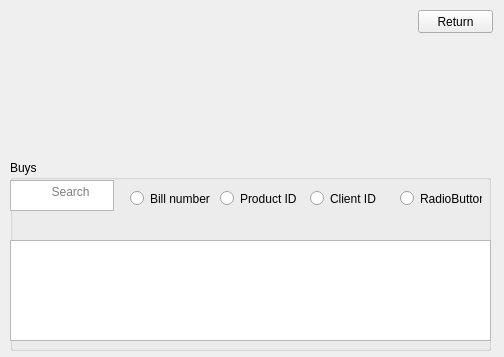
<?xml version="1.0" encoding="UTF-8"?>
<ui version="4.0">
 <class>Buys</class>
 <widget class="QWidget" name="Buys">
  <property name="geometry">
   <rect>
    <x>0</x>
    <y>0</y>
    <width>504</width>
    <height>357</height>
   </rect>
  </property>
  <property name="windowTitle">
   <string>Form</string>
  </property>
  <widget class="QGroupBox" name="BuysGB">
   <property name="geometry">
    <rect>
     <x>10</x>
     <y>160</y>
     <width>481</width>
     <height>191</height>
    </rect>
   </property>
   <property name="title">
    <string>Buys</string>
   </property>
   <widget class="QTableView" name="tableView">
    <property name="geometry">
     <rect>
      <x>0</x>
      <y>80</y>
      <width>481</width>
      <height>101</height>
     </rect>
    </property>
   </widget>
   <widget class="QPlainTextEdit" name="BuysSearch">
    <property name="geometry">
     <rect>
      <x>0</x>
      <y>20</y>
      <width>104</width>
      <height>31</height>
     </rect>
    </property>
    <property name="placeholderText">
     <string>           Search</string>
    </property>
   </widget>
   <widget class="QRadioButton" name="radioButton">
    <property name="geometry">
     <rect>
      <x>120</x>
      <y>30</y>
      <width>82</width>
      <height>17</height>
     </rect>
    </property>
    <property name="text">
     <string>Bill number</string>
    </property>
   </widget>
   <widget class="QRadioButton" name="radioButton_2">
    <property name="geometry">
     <rect>
      <x>210</x>
      <y>30</y>
      <width>82</width>
      <height>17</height>
     </rect>
    </property>
    <property name="text">
     <string>Product ID</string>
    </property>
   </widget>
   <widget class="QRadioButton" name="radioButton_3">
    <property name="geometry">
     <rect>
      <x>300</x>
      <y>30</y>
      <width>82</width>
      <height>17</height>
     </rect>
    </property>
    <property name="text">
     <string>Client ID</string>
    </property>
   </widget>
   <widget class="QRadioButton" name="radioButton_4">
    <property name="geometry">
     <rect>
      <x>390</x>
      <y>30</y>
      <width>82</width>
      <height>17</height>
     </rect>
    </property>
    <property name="text">
     <string>RadioButton</string>
    </property>
   </widget>
  </widget>
  <widget class="QPushButton" name="Return">
   <property name="geometry">
    <rect>
     <x>418</x>
     <y>10</y>
     <width>75</width>
     <height>23</height>
    </rect>
   </property>
   <property name="text">
    <string>Return</string>
   </property>
  </widget>
 </widget>
 <resources/>
 <connections/>
</ui>
